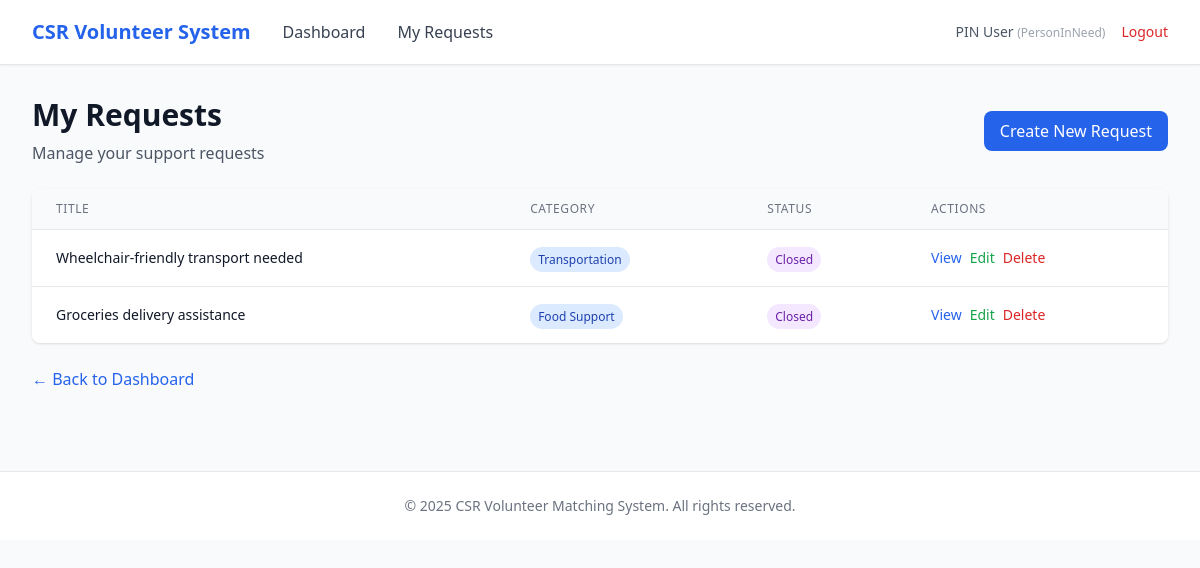
Page /pin/requests (signed in) on the committed database.
### app/entity/user_account.py (models this page shows, shortened)
class UserAccount(UserMixin, db.Model):
    __tablename__ = "user_accounts"
    userID = db.Column(db.Integer, primary_key=True, autoincrement=True)  # explicit auto increment
    name = db.Column(db.String(100), nullable=False)
    email = db.Column(db.String(120), nullable=False, unique=True, index=True)
    _password = db.Column("password", db.String(255), nullable=False)
    age = db.Column(db.Integer)
    phoneNumber = db.Column(db.String(20))
    isActive = db.Column(db.Boolean, default=True)
    profileID = db.Column(db.Integer, db.ForeignKey("user_profiles.profileID"), nullable=False)
    profile = db.relationship("UserProfile", back_populates="users", lazy=True)
    @property
    def password(self):
        raise AttributeError("Password is write-only.")
    @password.setter
    def password(self, raw):
        self._password = generate_password_hash(raw)

### app/entity/user_profile.py (models this page shows)
class UserProfile(db.Model):
    __tablename__ = "user_profiles"
    profileID   = db.Column(db.Integer, primary_key=True, autoincrement=True)  # explicit auto increment
    profileName = db.Column(db.String(50), nullable=False, unique=True)
    description = db.Column(db.String(255))
    isActive    = db.Column(db.Boolean, default=True)
    users = db.relationship("UserAccount", back_populates="profile", lazy=True)

### app/entity/request.py (models this page shows)
class Request(db.Model):
    __tablename__ = "requests"
    requestID      = db.Column(db.Integer, primary_key=True)
    pinID          = db.Column(db.Integer, db.ForeignKey("user_accounts.userID"), nullable=False)
    csrRepID       = db.Column(db.Integer, db.ForeignKey("user_accounts.userID"))
    categoryID     = db.Column(db.Integer, db.ForeignKey("categories.categoryID"), nullable=False)
    title          = db.Column(db.String(150), nullable=False)
    description    = db.Column(db.Text)
    status         = db.Column(db.String(30), default="open")
    viewCount      = db.Column(db.Integer, default=0)
    shortlistCount = db.Column(db.Integer, default=0)
    category = db.relationship("Category", back_populates="requests", lazy=True)

### app/entity/category.py (models this page shows)
class Category(db.Model):
    __tablename__ = "categories"
    categoryID   = db.Column(db.Integer, primary_key=True)
    categoryName = db.Column(db.String(100), nullable=False, unique=True)
    description  = db.Column(db.String(255))
    isActive     = db.Column(db.Boolean, default=True)
    requests = db.relationship("Request", back_populates="category", lazy=True)

### app/boundary/routes.py (the view)
@boundary_bp.route("/pin/requests")
@login_required
def pin_requests():
    page = request.args.get("page", 1, type=int)
    per_page = 10
    from app.entity.request import Request
    pagination = Request.query.filter_by(pinID=current_user.userID).paginate(page=page, per_page=per_page, error_out=False)
    return render_template(
        "pin/requests.html",
        requests=pagination.items,
        pagination=pagination
    )

### app/entity/user_account.py (called while the page is built)
@login_manager.user_loader
def load_user(user_id):
    return UserAccount.query.get(int(user_id))

### app/templates/pin/requests.html (shortened to what this page needs)
{% extends "base.html" %}
{% block nav_links %}
<a href="{{ url_for('boundary.pin_dashboard') }}" class="text-gray-700 hover:text-primary">Dashboard</a>
<a href="{{ url_for('boundary.pin_requests') }}" class="text-gray-700 hover:text-primary">My Requests</a>
{% endblock %}
{% block content %}
<div class="mb-6 flex justify-between items-center">
    <div>
        <h1 class="text-3xl font-bold text-gray-900">My Requests</h1>
        <p class="text-gray-600 mt-2">Manage your support requests</p>
    </div>
    <a href="{{ url_for('boundary.pin_create_request') }}"
       class="px-4 py-2 bg-primary text-white rounded-lg hover:bg-blue-700 transition">
        Create New Request
    </a>
</div>
<div class="bg-white rounded-lg shadow overflow-hidden">
    <table class="min-w-full divide-y divide-gray-200">
        <thead class="bg-gray-50">
            <tr>
                <th class="px-6 py-3 text-left text-xs font-medium text-gray-500 uppercase tracking-wider">Title</th>
                <th class="px-6 py-3 text-left text-xs font-medium text-gray-500 uppercase tracking-wider">Category</th>
                <th class="px-6 py-3 text-left text-xs font-medium text-gray-500 uppercase tracking-wider">Status</th>
                <th class="px-6 py-3 text-left text-xs font-medium text-gray-500 uppercase tracking-wider">Actions</th>
            </tr>
        </thead>
        <tbody class="bg-white divide-y divide-gray-200">
            {% for req in requests %}
            <tr>
                <td class="px-6 py-4">
                    <div class="text-sm font-medium text-gray-900">{{ req.title }}</div>
                </td>
                <td class="px-6 py-4 whitespace-nowrap">
                    <span class="px-2 py-1 text-xs font-medium rounded-full bg-blue-100 text-blue-800">
                        {{ req.category.categoryName }}
                    </span>
                </td>
                <td class="px-6 py-4 whitespace-nowrap">
                    {% if req.status == 'Draft' %}
                    <span class="px-2 py-1 text-xs font-medium rounded-full bg-gray-100 text-gray-800">Draft</span>
                    {% elif req.status == 'Open' %}
                    <span class="px-2 py-1 text-xs font-medium rounded-full bg-green-100 text-green-800">Open</span>
                    {% else %}
                    <span class="px-2 py-1 text-xs font-medium rounded-full bg-purple-100 text-purple-800">Closed</span>
                    {% endif %}
                </td>
                <td class="px-6 py-4 whitespace-nowrap text-sm">
                    <div class="flex gap-2">
                        <a href="{{ url_for('boundary.pin_requests', request_id=req.requestID) }}"
                           class="text-blue-600 hover:text-blue-800">View</a>
                        {% if req.status != 'Closed' %}
                        <a href="{{ url_for('boundary.pin_edit_request', request_id=req.requestID) }}"
                           class="text-green-600 hover:text-green-800">Edit</a>
                        <form method="POST" action="{{ url_for('boundary.pin_close_request', request_id=req.requestID) }}" class="inline">
                            <button type="submit"
                                    onclick="return confirm('Are you sure you want to delete this request?')"
                                    class="text-red-600 hover:text-red-800">Delete</button>
                        </form>
                        {% endif %}
                    </div>
                </td>
            </tr>
            {% else %}
            <tr>
                <td colspan="5" class="px-6 py-12 text-center text-gray-500">
                    No requests yet. <a href="{{ url_for('boundary.pin_create_request') }}" class="text-primary hover:text-blue-700">Create your first request</a>
                </td>
            </tr>
            {% endfor %}
        </tbody>
    </table>
</div>
<div class="mt-6">
    <a href="{{ url_for('boundary.pin_dashboard') }}" class="text-primary hover:text-blue-700">
        ← Back to Dashboard
    </a>
</div>
{% endblock %}

### app/templates/base.html (shortened to what this page needs)
<!DOCTYPE html>
<html lang="en">
<head>
    <script src="https://cdn.tailwindcss.com"></script>
</head>
<body class="bg-gray-50 min-h-screen">
    {% if current_user.is_authenticated %}
    <nav class="bg-white shadow-sm border-b border-gray-200">
        <div class="max-w-7xl mx-auto px-4 sm:px-6 lg:px-8">
            <div class="flex justify-between items-center h-16">
                <div class="flex items-center gap-8">
                    <a href="{{ url_for('boundary.login') }}" class="text-xl font-bold text-primary">
                        CSR Volunteer System
                    </a>
                    {% block nav_links %}{% endblock %}
                </div>
                <div class="flex items-center gap-4">
                    <span class="text-sm text-gray-600">
                        {{ current_user.name }}
                        <span class="text-xs text-gray-400">({{ current_user.profile.profileName }})</span>
                    </span>
                    <a href="{{ url_for('boundary.logout') }}" class="text-sm text-red-600 hover:text-red-700">
                        Logout
                    </a>
                </div>
            </div>
        </div>
    </nav>
    {% endif %}
    <main class="max-w-7xl mx-auto px-4 sm:px-6 lg:px-8 py-8">
        {% block content %}{% endblock %}
    </main>
    <footer class="bg-white border-t border-gray-200 mt-12">
        <div class="max-w-7xl mx-auto px-4 sm:px-6 lg:px-8 py-6">
            <p class="text-center text-sm text-gray-500">
                &copy; 2025 CSR Volunteer Matching System. All rights reserved.
            </p>
        </div>
    </footer>
</body>
</html>

### rows in the picture
UserAccount: name "PIN User"
UserProfile: profile.profileName "PersonInNeed"
Request: title "Wheelchair-friendly transport needed", category.categoryName "Transportation", status "Closed"
Request: title "Groceries delivery assistance", category.categoryName "Food Support", status "Closed"
